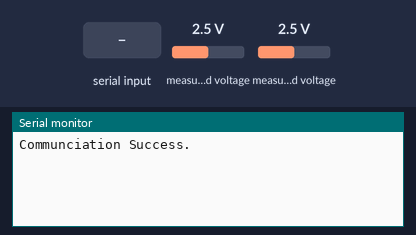
Bench run of a sketch on a simulated Arduino Uno, built with avr-gcc and run on an emulated ATmega328P. Shown: the last lines printed to the serial monitor. The inputs (shaded band) are chosen by the test bench; at power-on: measured voltage 2.5 V.

Above: at 1.2 s.
1.3 s: "START\n" received over Serial
At 2.1 s:
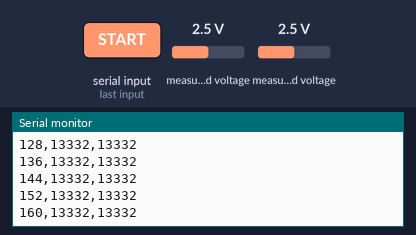
2.8 s: measured voltage (sensor 200) set to 0.1 V
At 3.7 s:
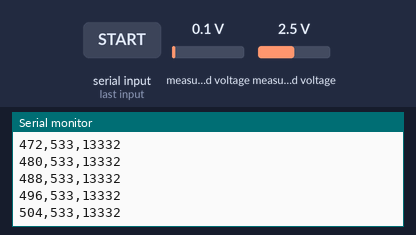
4.3 s: measured voltage (sensor 203) set to 0.1 V
At 4.8 s:
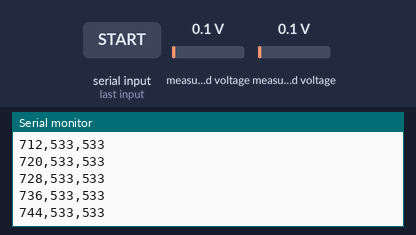
5.8 s: measured voltage (sensor 200) set to 1.2 V
At 6.8 s:
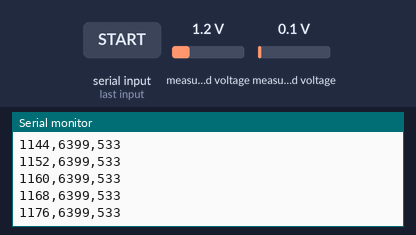
7.3 s: measured voltage (sensor 203) set to 2.5 V
At 8.4 s:
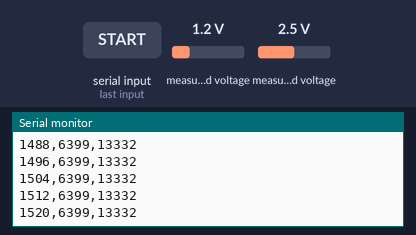
Timing chart, 0 to 10.3 s (numbered marks = the images above; inputs shaded):
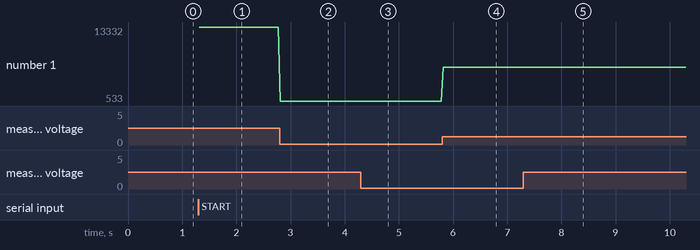

Measured:
- after the input at 1.3 s, the serial monitor: prints a new line at once (image 1)

The sketch:

CurveShieldR1.ino
```cpp
/* -----------------------------------------------------------------------------
   @file    CurveShieldR1.ino

   This firmware is for an IV curve tracer Arduino shield that was designed for
   a graduate project in ECEN 5730, Practical PCB Design at CU, Boulder. It
   relies on the following libraries:
      1) "Adafriut_MCP4725" - the library for setting DAC output
         Further info: https://learn.adafruit.com/mcp4725-12-bit-dac-tutorial/using-with-arduino
      2) "ADS1115_WE" - the library for reading ADC inputs
         Further info: https://wolles-elektronikkiste.de/ads1115
   Big thank you to the above individuals/teams for writing that code!

   The IV Curve shield

   @author  Jake Michael
   @date    2020-11-09
   @rev     1.0
   @notes   The
   -----------------------------------------------------------------------------
*/

#include <Wire.h>
// MCP4725 DAC Library
#include <Adafruit_MCP4725.h>
// ADS1115 ADC Library
#include<ADS1115_WE.h>

// I2C 7-bit Addresses (no R/W bit)
#define MCP4725_I2C_ADDRESS (0x60)
#define ADS1115_I2C_ADDRESS (0x48)

// I2C bus freq
#define I2C_CLK_FREQ     (400000) // fast mode

// define the library objects
Adafruit_MCP4725 dac;
ADS1115_WE adc(ADS1115_I2C_ADDRESS);

/*
   @brief   Setup function run before main loop
*/
void setup() {
  // set baud for comms
  Serial.begin(115200);
  while (!Serial) {
    ;
  }
  Serial.println("Communciation Success.");

  // init i2c interface
  Wire.begin();
  // set to 400 kHz (fast mode)
  Wire.setClock(I2C_CLK_FREQ);

  // initialize dac, adc
  if (!dac.begin(MCP4725_I2C_ADDRESS)) {
    Serial.println("MCP4725 not found.");
  }

  if (!adc.init()) {
    Serial.println("ADS1115 not found.");
  }

  // set adc parameters
  adc.setVoltageRange_mV(ADS1115_RANGE_6144);
  adc.setConvRate(ADS1115_128_SPS);
}

uint32_t counter;
int16_t diffCh1;
int16_t diffCh2;
bool isProcessInitiated = false;
bool isdacSetOff = false;
String buf;

/*
   @brief   Main loop, will never return
*/
void loop() {
  if (!isProcessInitiated) {
    // read serial string
    buf = Serial.readStringUntil('\n');

    // compare the strings, if not equal skip iteration of while loop
    if ( buf.startsWith("START") ) {
      isProcessInitiated = true;
    }
    if (!isdacSetOff) {
      dac.setVoltage(0, false, I2C_CLK_FREQ);
      isdacSetOff = true;
    }
  }
  else {
    // Run through the 12-bit scale on dac, and readout raw adc values
    for (counter = 0; counter < 4095; counter += 8)
    {
      // set dac voltage
      dac.setVoltage(counter, false, I2C_CLK_FREQ);

      // read RSense
      diffCh1 = ADS1115_Read(ADS1115_COMP_0_1);
      // read DUT
      diffCh2 = ADS1115_Read(ADS1115_COMP_2_3);

      // send data over UART
      Serial.print(counter); Serial.print(",");
      Serial.print(diffCh1); Serial.print(",");
      Serial.print(diffCh2); Serial.print("\r\n");

      // set dac voltage to 0
      dac.setVoltage(0, false, I2C_CLK_FREQ);

      // delay for some time
      delay(20);
    }

    // go back to wait state to initiate another process
    isProcessInitiated = false;
    isdacSetOff = false;
  }

} // end loop()

/*
   @brief   Reads a channel from ads1115
*/
int16_t ADS1115_Read(ADS1115_MUX channel) {
  int16_t rawResult = 0;
  adc.setCompareChannels(channel);
  adc.startSingleMeasurement();
  while (adc.isBusy()) {
    ;
  }
  rawResult = adc.getRawResult();
  return rawResult;
}

/*
  The Adafriut_MCP4725 library compels us to keep this notice:

  Software License Agreement (BSD License)

  Copyright (c) 2012, Adafruit Industries
  All rights reserved.

  Redistribution and use in source and binary forms, with or without
  modification, are permitted provided that the following conditions are met:
  1. Redistributions of source code must retain the above copyright
  notice, this list of conditions and the following disclaimer.
  2. Redistributions in binary form must reproduce the above copyright
  notice, this list of conditions and the following disclaimer in the
  documentation and/or other materials provided with the distribution.
  3. Neither the name of the copyright holders nor the
  names of its contributors may be used to endorse or promote products
  derived from this software without specific prior written permission.

  THIS SOFTWARE IS PROVIDED BY THE COPYRIGHT HOLDERS ''AS IS'' AND ANY
  EXPRESS OR IMPLIED WARRANTIES, INCLUDING, BUT NOT LIMITED TO, THE IMPLIED
  WARRANTIES OF MERCHANTABILITY AND FITNESS FOR A PARTICULAR PURPOSE ARE
  DISCLAIMED. IN NO EVENT SHALL THE COPYRIGHT HOLDER BE LIABLE FOR ANY
  DIRECT, INDIRECT, INCIDENTAL, SPECIAL, EXEMPLARY, OR CONSEQUENTIAL DAMAGES
  (INCLUDING, BUT NOT LIMITED TO, PROCUREMENT OF SUBSTITUTE GOODS OR SERVICES;
  LOSS OF USE, DATA, OR PROFITS; OR BUSINESS INTERRUPTION) HOWEVER CAUSED AND
  ON ANY THEORY OF LIABILITY, WHETHER IN CONTRACT, STRICT LIABILITY, OR TORT
  (INCLUDING NEGLIGENCE OR OTHERWISE) ARISING IN ANY WAY OUT OF THE USE OF THIS
  SOFTWARE, EVEN IF ADVISED OF THE POSSIBILITY OF SUCH DAMAGE.

*/
```
